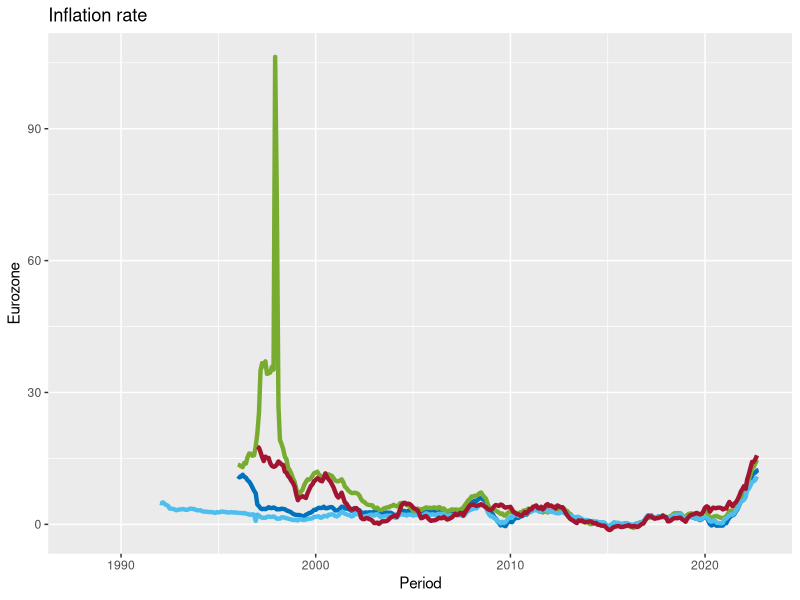
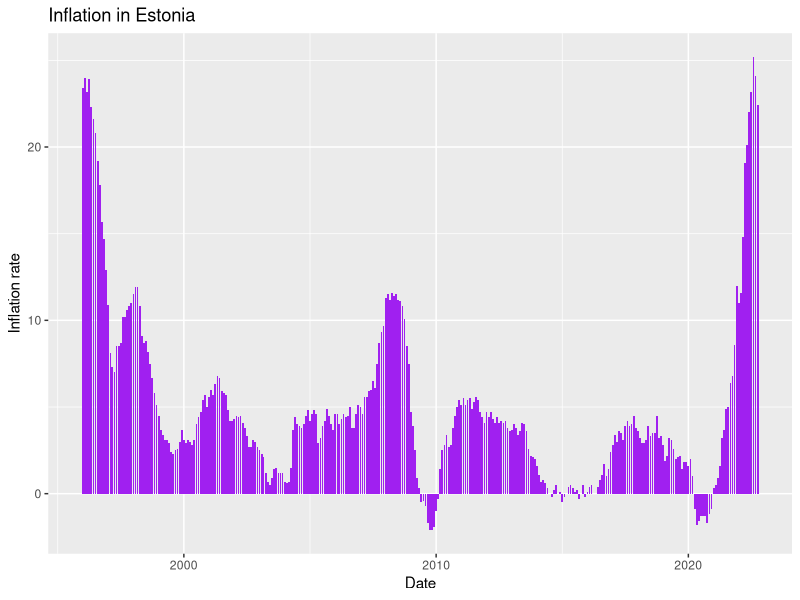

Write the R code that produced these figures, in order.
## ---- chunk 1
knitr::opts_chunk$set(echo = TRUE)
## ---- chunk 2
library(ggplot2)
library(glue)
library(dplyr)
library(readr)
library(ggthemes)
## ---- chunk 3
inflation_data <- read.csv("data/EU_Inflation_HICP_data_mod.csv", header = TRUE, sep = ",")
deposits_data <- read.csv("data/EU_deposits_1yr_data_mod.csv", header = TRUE, sep = ",")
## ---- chunk 4
inflation_data$Period <- as.Date(inflation_data$Period, format = "%d/%m/%Y")
deposits_data$Period <- as.Date(deposits_data$Period, format = "%d/%m/%Y")
## ---- chunk 5
deposits_data[, 2:34] <- sapply(deposits_data[, 2:34], as.numeric)
str(deposits_data)
## ---- chunk 6
eurozone_countries_inflation <- select(inflation_data, matches("Period|Austria|Belgium|Cyprus|Germany|Estonia|Spain|Finland|France|Greece|Ireland|Italy|Lithuania|Luxembourg|Latvia|Malta|Netherlands|Portugal|Slovenia|Slovakia"))
other_countries_inflation <- select(inflation_data, !matches("EU|Austria|Belgium|Cyprus|Germany|Estonia|Spain|Finland|France|Greece|Ireland|Italy|Lithuania|Luxembourg|Latvia|Malta|Netherlands|Portugal|Slovenia|Slovakia"))
# EU_countries_inflation <- select(inflation_data, matches("Period|EU"))
# Poland_inflation <- select(inflation_data, matches("Period|Poland"))

head(eurozone_countries_inflation)
head(other_countries_inflation)
# head(EU_countries_inflation)
# head(Poland_inflation)
## ---- chunk 7
eurozone_countries_inflation_avg <- data.frame(eurozone_countries_inflation[1], (rowMeans(eurozone_countries_inflation[2:20], na.rm=TRUE)))
other_countries_inflation_avg <- data.frame(other_countries_inflation[1], (rowMeans(other_countries_inflation[2:9], na.rm=TRUE)))
EU_countries_inflation <- data.frame(eurozone_countries_inflation[1], select(inflation_data, matches("EU")))
Poland_inflation <- data.frame(eurozone_countries_inflation[1], select(inflation_data, matches("Poland")))
## ---- chunk 8
inflation_avg <- data.frame(eurozone_countries_inflation[1], eurozone_countries_inflation_avg[2], other_countries_inflation_avg[2], EU_countries_inflation[2], Poland_inflation[2])

colnames(inflation_avg)[1] <- "Period"
colnames(inflation_avg)[2] <- "Eurozone"
colnames(inflation_avg)[3] <- "Other"
colnames(inflation_avg)[4] <- "EU"
colnames(inflation_avg)[5] <- "Poland"
## ---- chunk 9
ggplot(data = inflation_avg, aes(x=Period)) +
  geom_line( aes(y=Eurozone), color="#0072BD", size=1.5)+
  geom_line( aes(y=Other), color="#77AC30", size=1.5)+
  geom_line( aes(y=EU), color="#4DBEEE", size=1.5)+
  geom_line( aes(y=Poland), color="#A2142F", size=1.5)+
  labs(title = "Inflation rate")
## ---- chunk 10
eurozone_countries_deposits <- select(deposits_data, matches("Euro|Period"))
other_countries_deposits <- select(deposits_data, !contains("Euro"))
head(eurozone_countries_deposits)
head(other_countries_deposits)
## ---- chunk 11
eurozone_countries_deposits_avg <- data.frame(eurozone_countries_deposits[1], rowMeans(eurozone_countries_deposits[2:20], na.rm=TRUE))
other_countries_deposits_avg <- data.frame(other_countries_deposits[1], rowMeans(other_countries_deposits[2:15], na.rm=TRUE))
## ---- chunk 12
country <- "Estonia"

ggplot(data = inflation_data, aes(x = Period, y = inflation_data[ , country])) +
  geom_bar(stat = "identity", fill = "purple") +
  labs(title = glue("Inflation in {country}"),
       x = "Date", y = "Inflation rate")
